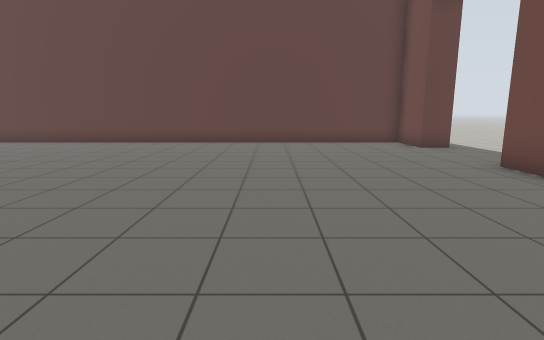
View 1 (above)

23 first-person views from a walk through a robot-simulator world made for Gazebo. The camera is 1.2 m above the floor, tilts 10° down and sees 80° across. The floor is counted in squares, 1 m on a side. Each view is taken from the middle of a square. On the plan, view 1 faces up. The plan holds only what a view shows up to about 13 squares ahead; the rest is blank. The place goes on beyond the plan. Simple patterns stand in for the simulator's built-in surfaces. Some stock models are drawn as simple stand-ins.

View 2
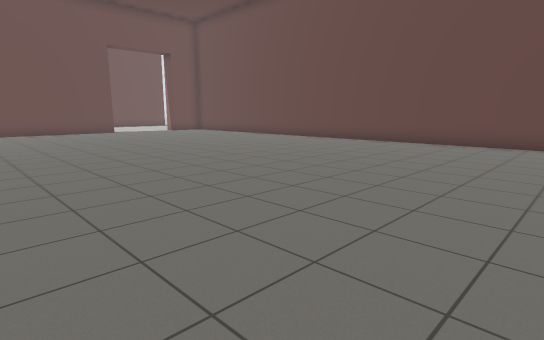

View 3
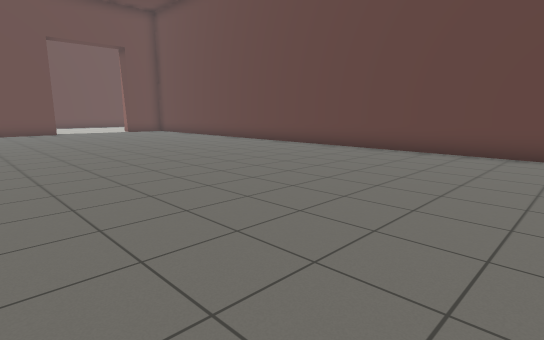

View 4
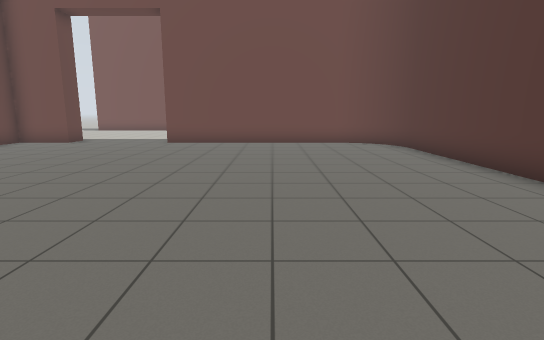

View 5
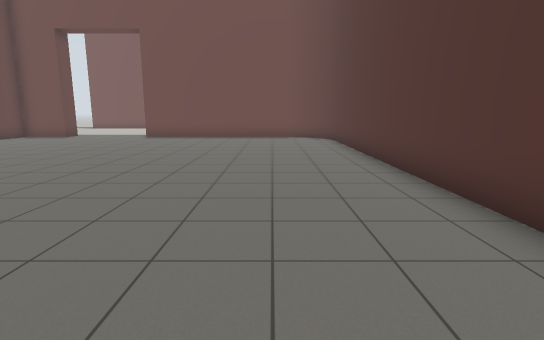

View 6
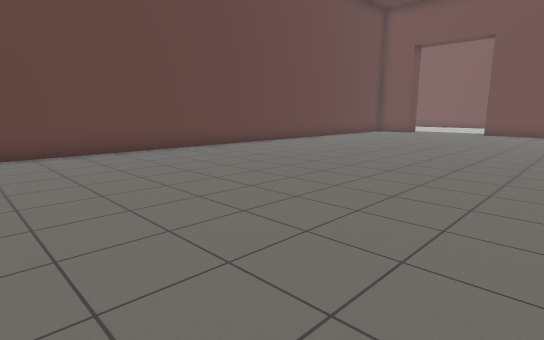

View 7
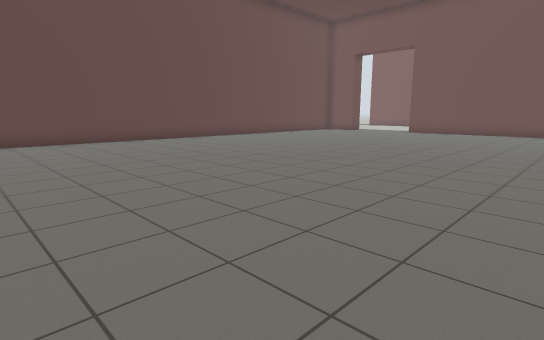

View 8
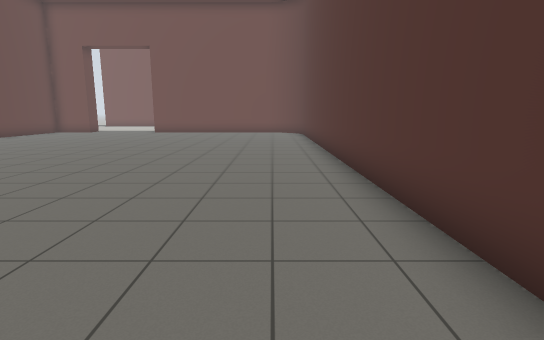

View 9
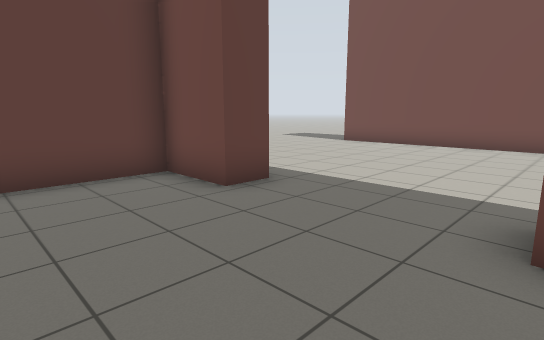

View 10
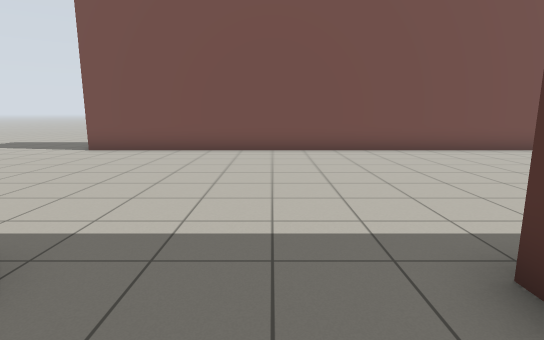

View 11
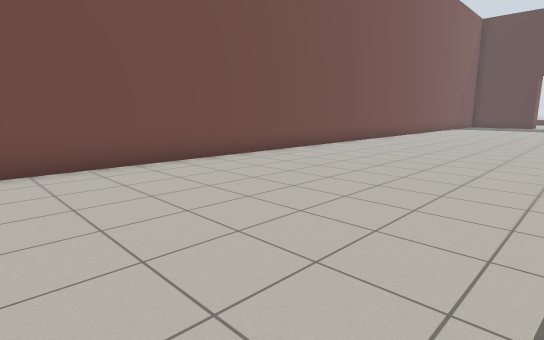

View 12
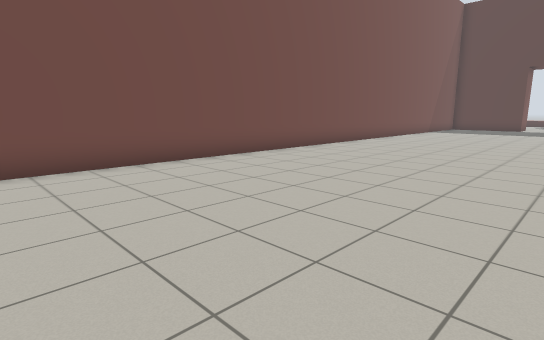

View 13
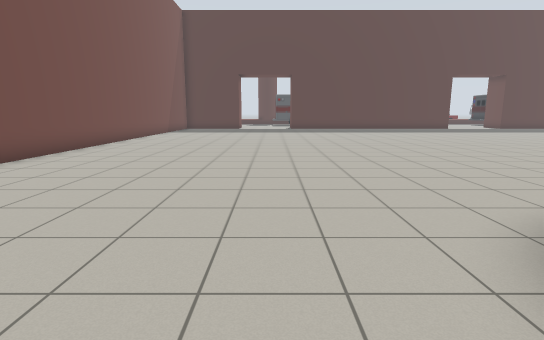

View 14
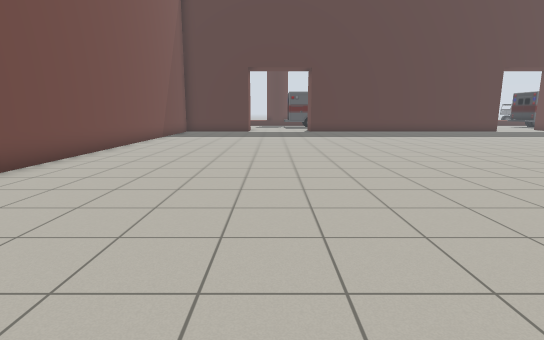

View 15
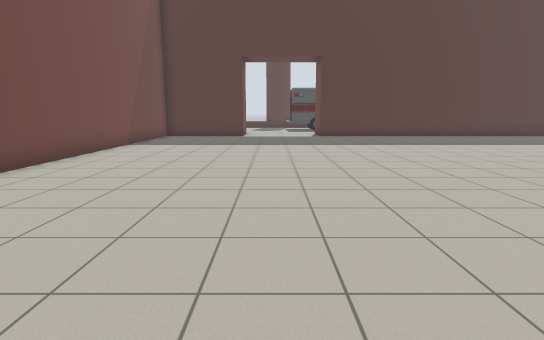

View 16
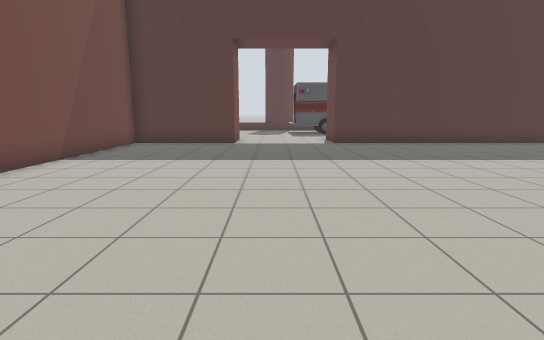

View 17
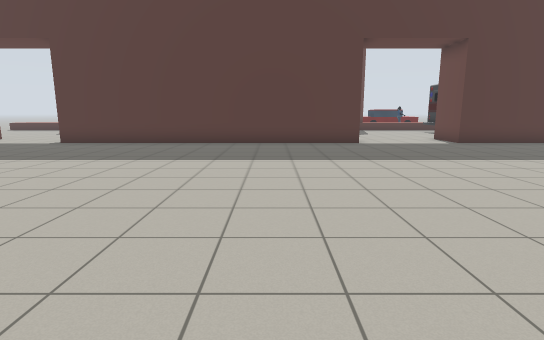

View 18
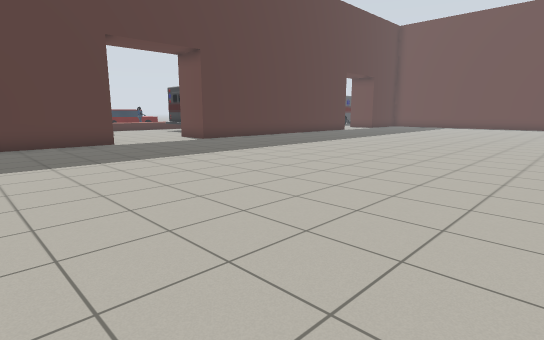

View 19
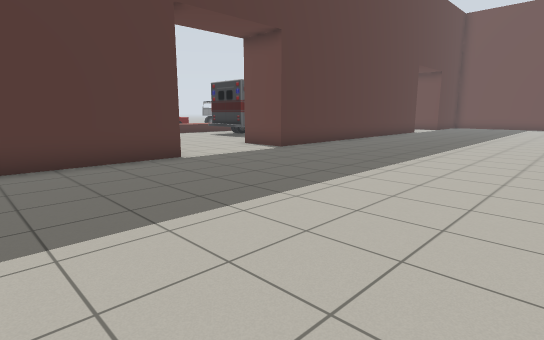

View 20
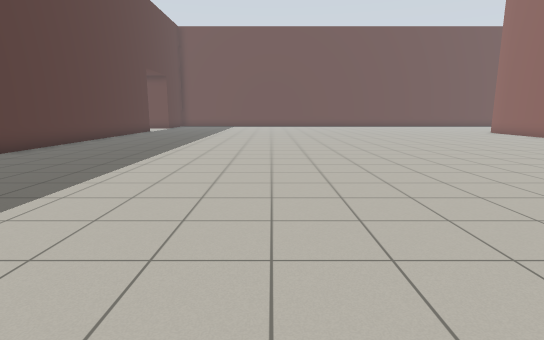

View 21
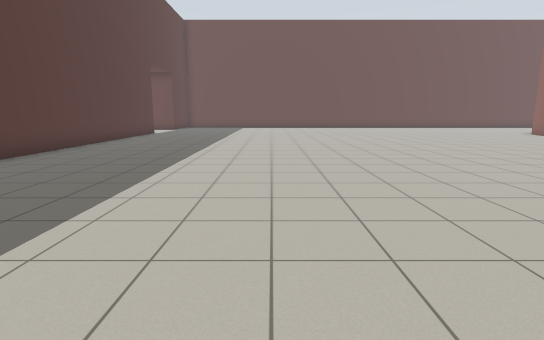

View 22
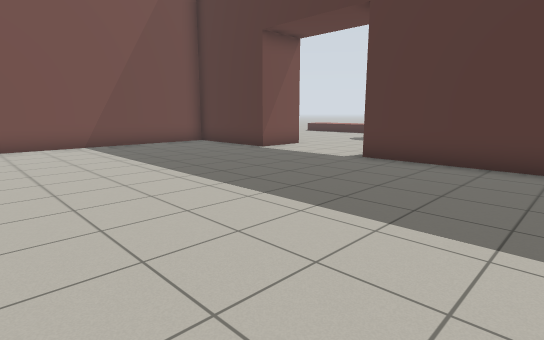

View 23
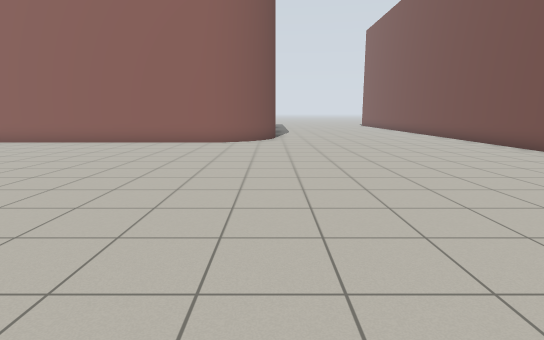

### Floor plan
Points are (right, up) in squares from view 1. A wall is a line through its corners. A room is listed if a view was taken in it or the views show most of it. See-through windows are left out.
Room 1 (views 1, 2, 3, 4, 5, 6, 7, 8, 9)
walls: (-13.1, -1.8) (3.5, -1.8); (5.2, 11.2) (5.2, 13.2) (-14.1, 13.2); (3.9, -1.6) (4.3, -1.4); (5.2, -0.1) (5.2, 7.2); (4.8, -0.9) (5, -0.5)
ways out: opening at (4.2, 9.5) to room 2
Room 2 (views 10, 11, 12, 13, 14, 15, 16, 17, 18, 19, 20, 21, 22, 23)
walls: (3.5, -2.8) (-4.9, -2.8); (-5.6, -24) (6.5, -24); (6.2, 11.2) (5.2, 11.2); (10.5, -26.1) (10.5, -24) (14.5, -24) (14.5, 15); (-15.4, -24) (-9.5, -24) (-9.5, -26.1)
ways out: opening at (4.2, 9.5) to room 1; opening at (15.5, 16)

Positions as (right, up) in squares from view 1, and headings:
1: (0, 0), facing up
2: (0, 0), facing up-left
3: (0, 3), facing up-left
4: (-8, 3), facing right
5: (-11, 1), facing right
6: (-15, 3), facing up-right
7: (-15, -1), facing up-right
8: (-15, 0), facing right
9: (2, 7), facing up-right
10: (4, 9), facing right
11: (7, 7), facing down-right
12: (7, 2), facing down-right
13: (8, 1), facing down
14: (9, -3), facing down
15: (9, -7), facing down
16: (9, -11), facing down
17: (-2, -11), facing down
18: (-1, -11), facing down-left
19: (-1, -16), facing down-left
20: (0, -16), facing left
21: (-2, -17), facing left
22: (2, -16), facing down-right
23: (6, -16), facing up
